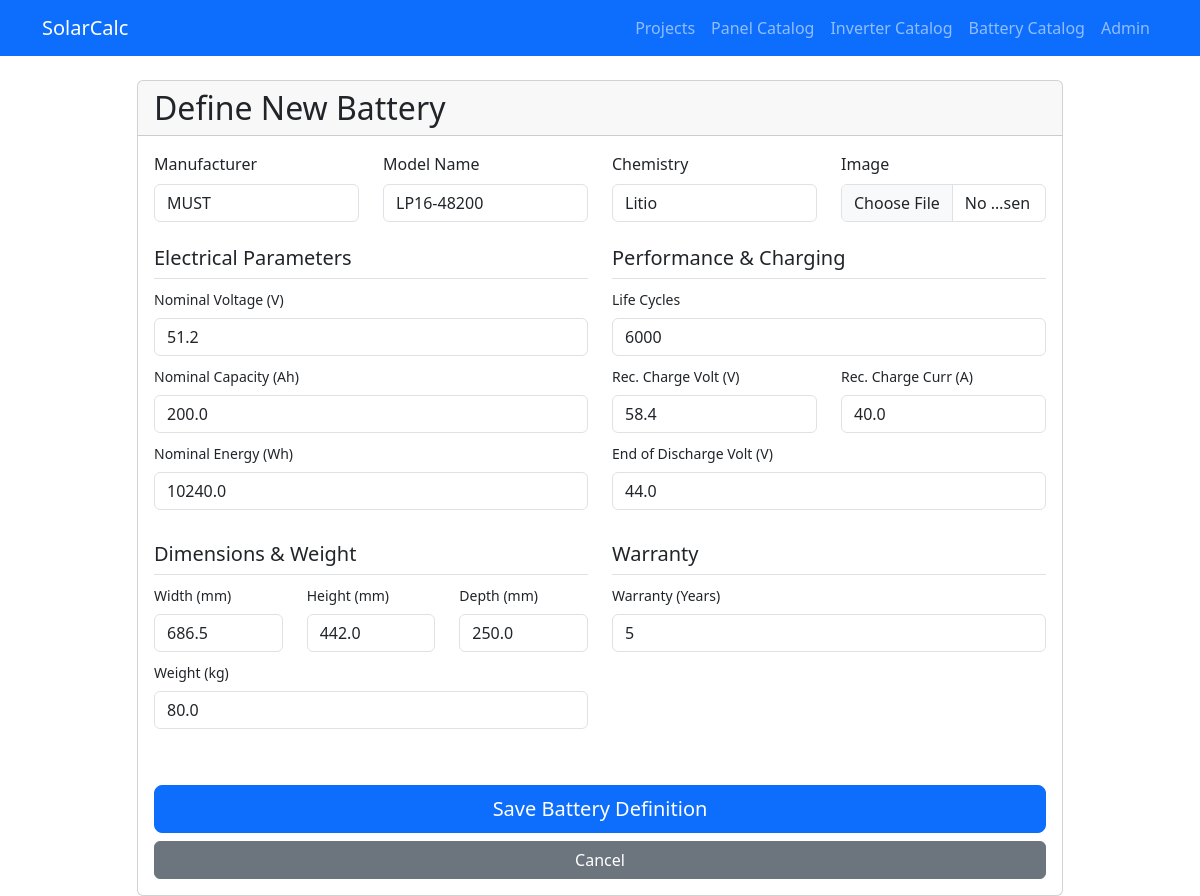
Page /batteries/1/edit/ on the committed database.
### design/models.py (models this page shows, shortened)
class Battery(models.Model):
    manufacturer = models.CharField(max_length=100)
    model_name = models.CharField(max_length=100)
    image = models.ImageField(upload_to='batteries/', null=True, blank=True)
    nominal_voltage = models.FloatField(help_text="Nominal voltage (V)", default=0.0)
    nominal_capacity_ah = models.FloatField(help_text="Nominal capacity (Ah)", default=0.0)
    nominal_energy_wh = models.FloatField(help_text="Nominal energy (Wh)", default=0.0)
    life_cycles = models.PositiveIntegerField(help_text="Life Cycles (e.g. 6000)", default=0)
    rec_charge_voltage = models.FloatField(help_text="Recommended charge voltage (V)", default=0.0)
    rec_charge_current = models.FloatField(help_text="Recommended charge current (A)", default=0.0)
    end_of_discharge_voltage = models.FloatField(help_text="End of discharge voltage (V)", default=0.0)
    width_mm = models.FloatField(default=0.0)
    height_mm = models.FloatField(default=0.0)
    depth_mm = models.FloatField(default=0.0)
    weight_kg = models.FloatField(default=0.0)
    warranty_years = models.PositiveIntegerField(help_text="Warranty in years", default=0)
    chemistry = models.CharField(max_length=50, blank=True)
    created_at = models.DateTimeField(auto_now_add=True)

### design/views.py (the view)
# urls.py: path('batteries/<int:pk>/edit/', views.BatteryUpdateView.as_view(), name='battery_edit'),
class BatteryUpdateView(UpdateView):
    model = Battery
    form_class = BatteryForm
    template_name = 'design/battery_form.html'
    success_url = reverse_lazy('battery_list')

### design/templates/design/battery_form.html (shortened to what this page needs)
{% extends 'design/base.html' %}
{% block content %}
<div class="row justify-content-center">
    <div class="col-md-10">
        <div class="card">
            <div class="card-header">
                <h2 class="mb-0">Define New Battery</h2>
            </div>
            <div class="card-body">
                <form method="post" enctype="multipart/form-data">
                    <div class="row mb-4">
                        <div class="col-md-3">
                            <label class="form-label">Manufacturer</label>
                            {{ form.manufacturer }}
                        </div>
                        <div class="col-md-3">
                            <label class="form-label">Model Name</label>
                            {{ form.model_name }}
                        </div>
                        <div class="col-md-3">
                            <label class="form-label">Chemistry</label>
                            {{ form.chemistry }}
                        </div>
                        <div class="col-md-3">
                            <label class="form-label">Image</label>
                            {{ form.image }}
                        </div>
                    </div>
                    <div class="row">
                        <div class="col-md-6 mb-4">
                            <h5 class="border-bottom pb-2">Electrical Parameters</h5>
                            <div class="mb-2">
                                <label class="form-label small">Nominal Voltage (V)</label>
                                {{ form.nominal_voltage }}
                            </div>
                            <div class="mb-2">
                                <label class="form-label small">Nominal Capacity (Ah)</label>
                                {{ form.nominal_capacity_ah }}
                            </div>
                            <div class="mb-2">
                                <label class="form-label small">Nominal Energy (Wh)</label>
                                {{ form.nominal_energy_wh }}
                            </div>
                        </div>
                        <div class="col-md-6 mb-4">
                            <h5 class="border-bottom pb-2">Performance & Charging</h5>
                            <div class="mb-2">
                                <label class="form-label small">Life Cycles</label>
                                {{ form.life_cycles }}
                            </div>
                            <div class="row">
                                <div class="col-6 mb-2">
                                    <label class="form-label small">Rec. Charge Volt (V)</label>
                                    {{ form.rec_charge_voltage }}
                                </div>
                                <div class="col-6 mb-2">
                                    <label class="form-label small">Rec. Charge Curr (A)</label>
                                    {{ form.rec_charge_current }}
                                </div>
                            </div>
                            <div class="mb-2">
                                <label class="form-label small">End of Discharge Volt (V)</label>
                                {{ form.end_of_discharge_voltage }}
                            </div>
                        </div>
                    </div>
                    <div class="row">
                        <div class="col-md-6 mb-4">
                            <h5 class="border-bottom pb-2">Dimensions & Weight</h5>
                            <div class="row">
                                <div class="col-4 mb-2">
                                    <label class="form-label small">Width (mm)</label>
                                    {{ form.width_mm }}
                                </div>
                                <div class="col-4 mb-2">
                                    <label class="form-label small">Height (mm)</label>
                                    {{ form.height_mm }}
                                </div>
                                <div class="col-4 mb-2">
                                    <label class="form-label small">Depth (mm)</label>
                                    {{ form.depth_mm }}
                                </div>
                            </div>
                            <div class="mb-2">
                                <label class="form-label small">Weight (kg)</label>
                                {{ form.weight_kg }}
                            </div>
                        </div>
                        <div class="col-md-6 mb-4">
                            <h5 class="border-bottom pb-2">Warranty</h5>
                            <div class="mb-3">
                                <label class="form-label small">Warranty (Years)</label>
                                {{ form.warranty_years }}
                            </div>
                        </div>
                    </div>
                    <div class="d-grid gap-2 mt-4">
                        <button type="submit" class="btn btn-primary btn-lg">Save Battery Definition</button>
                        <a href="{% url 'battery_list' %}" class="btn btn-secondary">Cancel</a>
                    </div>
                </form>
            </div>
        </div>
    </div>
</div>
{% endblock %}

### rows in the picture
Battery: manufacturer "MUST", model_name "LP16-48200", chemistry "Litio", nominal_voltage "51.2", nominal_capacity_ah "200.0", nominal_energy_wh "10240.0", life_cycles "6000", rec_charge_voltage "58.4", rec_charge_current "40.0", end_of_discharge_voltage "44.0", width_mm "686.5", height_mm "442.0", depth_mm "250.0", weight_kg "80.0", warranty_years "5"
